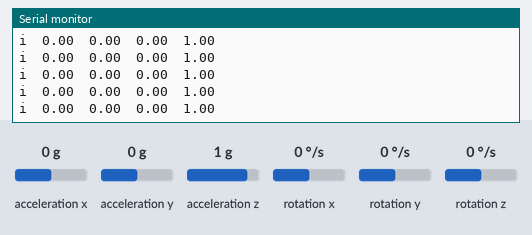
Simulated run of this sketch. Board: Arduino Uno, built with avr-gcc and run on an emulated ATmega328P. Parts: the last lines printed to the serial monitor. The test bench sets the inputs (shaded band); at power-on: acceleration z 1 g, acceleration x 0 g, rotation z 0 °/s, acceleration y 0 g, rotation x 0 °/s, rotation y 0 °/s. The sensor or clock chip raises its interrupt line as the real part does.

Above: at 1.7 s.
1.8 s: acceleration z set to -1.4 g
At 2.5 s:
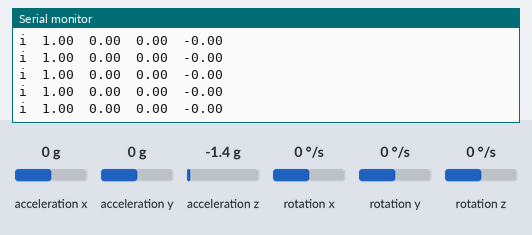
4.8 s: acceleration x set to -1.4 g
At 5.3 s:
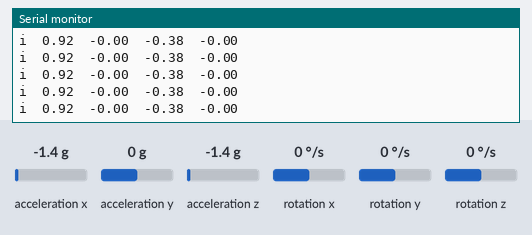
6.3 s: rotation z set to 100 °/s
At 7.3 s:
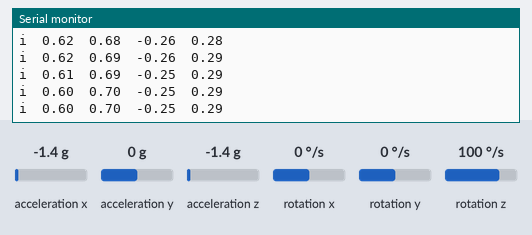
9.3 s: acceleration y set to -1.4 g
At 10.2 s:
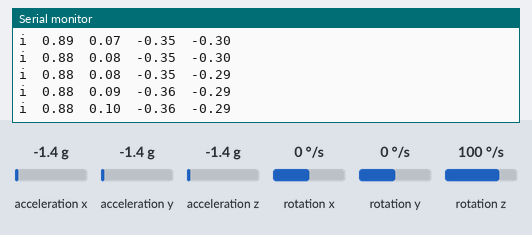
10.8 s: acceleration x set to -0.8 g
At 11.6 s:
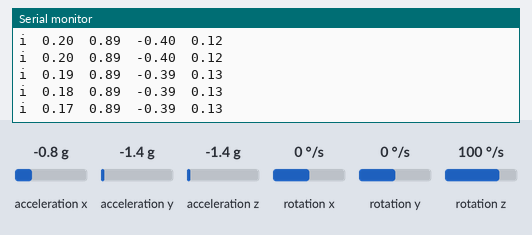
Timing chart, 0 to 13.8 s (numbered marks = the images above; inputs shaded):
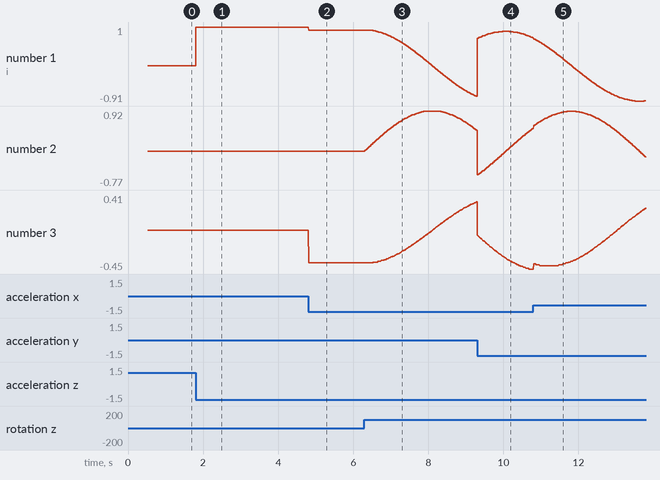

Measured:
- after the input at 1.8 s, the serial monitor: prints a new line at once (image 1)
- after the input at 4.8 s, the serial monitor: prints a new line at once (image 2)
- after the input at 6.3 s, the serial monitor: prints a new line at once (image 3)
- plotted number 1: 1 → 0.92 after the input at 4.8 s, 0.92 → -0.79 after the input at 6.3 s
- plotted number 2: 0 → 0.47 after the input at 6.3 s
- plotted number 3: 0 → -0.38 after the input at 4.8 s, -0.38 → 0.33 after the input at 6.3 s

The sketch:

GY521_with_dump.ino
```cpp
#include "Wire.h"
#include "I2Cdev.h"
#include "MPU6050_6Axis_MotionApps20.h"


//Creating MPU6050 Object
MPU6050 accelgyro(0x68);

///////////////////////////////////////////////////////////////////////////////////////////////////////////////////////////
//DMP options
//Set true if DMP init was successful
bool dmpReady = false;
//Holds actual interrupt status byte from MPU
uint8_t mpuIntStatus;
//return status after each device operation
uint8_t devStatus;
//Expected DMP packet size
uint16_t packetSize;
//count of all bytes currently in FIFO
uint16_t fifoCount;
//FIFO storate buffer
uint8_t fifoBuffer[64];

int PUSH2 = 2;


#define OUTPUT_READABLE_QUATERNION

////////////////////////////////////////////////////////////////////////////////////////////////

//orientation/motion vars

Quaternion q;
//VectorInt16 aa;
//VectorInt16 aaReal;
//VectorInt16 aaWorld;
//VectorFloat gravity;

//float euler[3];
//float ypr[3];

//INTERRUPT DETECTION ROUTINE

volatile bool mpuInterrupt = false;     // indicates whether MPU interrupt pin has gone high
void dmpDataReady() {
    mpuInterrupt = true;
}


void setup()
{
  //Init Serial port with 115200 buad rate
  Serial.begin(115200);
  Setup_MPU6050();
}

void Setup_MPU6050()
{
    Wire.begin();
   // initialize device
    Serial.println("Initializing I2C devices...");
    accelgyro.initialize();

    // verify connection
    Serial.println("Testing device connections...");
    Serial.println(accelgyro.testConnection() ? "MPU6050 connection successful" : "MPU6050 connection failed");

    //Initialize DMP in MPU 6050
    Setup_MPU6050_DMP();
}

//Setup MPU 6050 DMP
void Setup_MPU6050_DMP()
{

     //DMP Initialization
   devStatus = accelgyro.dmpInitialize();
   accelgyro.setXGyroOffset(220);
   accelgyro.setXGyroOffset(76);
   accelgyro.setXGyroOffset(-85);
   accelgyro.setXGyroOffset(1788);
   if(devStatus == 0){

    accelgyro.setDMPEnabled(true);
    pinMode(PUSH2,INPUT_PULLUP);
    attachInterrupt(PUSH2, dmpDataReady, RISING);
    mpuIntStatus = accelgyro.getIntStatus();
    dmpReady = true;
    packetSize = accelgyro.dmpGetFIFOPacketSize();

  }
  else{

    ;
    }


}

void loop()
{


    //Update MPU 6050
    Update_MPU6050();
}
void Update_MPU6050()
{


    Update_MPU6050_DMP();

}

///////////////////////////////////////////////////////////////////////////////////////////////////////////////////////////////////////////////////
//Update MPU6050 DMP functions

void Update_MPU6050_DMP()
{

  //DMP Processing

    if (!dmpReady) return;

    while (!mpuInterrupt && fifoCount < packetSize) {

      ;

    }


    mpuInterrupt = false;
    mpuIntStatus = accelgyro.getIntStatus();

    //get current FIFO count
    fifoCount = accelgyro.getFIFOCount();


    if ((mpuIntStatus & 0x10) || fifoCount > 512) {
        // reset so we can continue cleanly
        accelgyro.resetFIFO();
    }

else if (mpuIntStatus & 0x02) {
        // wait for correct available data length, should be a VERY short wait
        while (fifoCount < packetSize) fifoCount = accelgyro.getFIFOCount();

        // read a packet from FIFO
        accelgyro.getFIFOBytes(fifoBuffer, packetSize);

        // track FIFO count here in case there is > 1 packet available
        // (this lets us immediately read more without waiting for an interrupt)
        fifoCount -= packetSize;

        #ifdef OUTPUT_READABLE_QUATERNION
            // display quaternion values in easy matrix form: w x y z
        accelgyro.dmpGetQuaternion(&q, fifoBuffer);


        Serial.print("i");Serial.print("\t");
        Serial.print(q.x); Serial.print("\t");
        Serial.print(q.y); Serial.print("\t");
        Serial.print(q.z); Serial.print("\t");
        Serial.print(q.w);
        Serial.print("\n");

        #endif
    }
}
```
